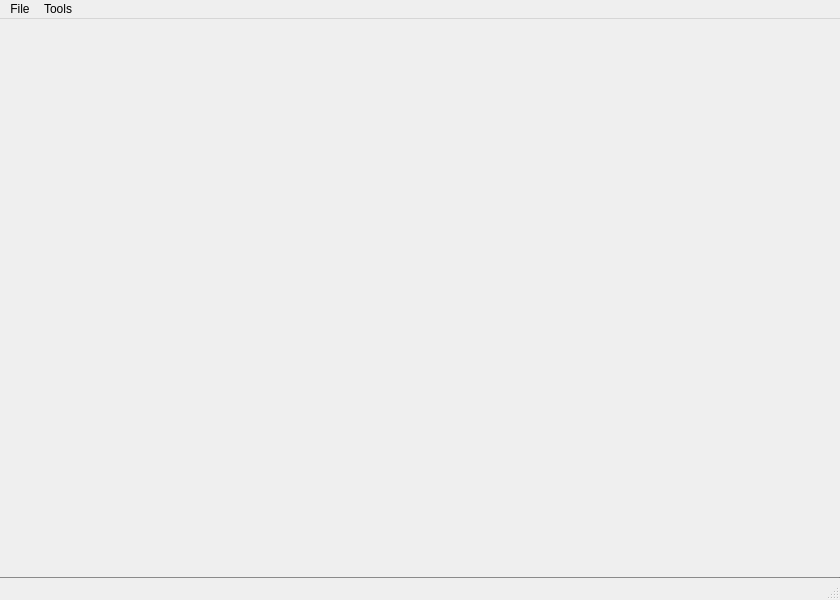
<?xml version="1.0" encoding="UTF-8"?>
<ui version="4.0">
 <class>MainWindow</class>
 <widget class="QMainWindow" name="MainWindow">
  <property name="geometry">
   <rect>
    <x>0</x>
    <y>0</y>
    <width>840</width>
    <height>600</height>
   </rect>
  </property>
  <property name="windowTitle">
   <string>MediaPlayer</string>
  </property>
  <widget class="QWidget" name="centralwidget">
   <layout class="QVBoxLayout" name="verticalLayout">
    <property name="spacing">
     <number>0</number>
    </property>
    <property name="leftMargin">
     <number>0</number>
    </property>
    <property name="topMargin">
     <number>0</number>
    </property>
    <property name="rightMargin">
     <number>0</number>
    </property>
    <property name="bottomMargin">
     <number>0</number>
    </property>
    <item>
     <widget class="QWidget" name="contentWidget" native="true"/>
    </item>
    <item>
     <widget class="QFrame" name="debugSeparator">
      <property name="minimumSize">
       <size>
        <width>0</width>
        <height>1</height>
       </size>
      </property>
      <property name="maximumSize">
       <size>
        <width>16777215</width>
        <height>1</height>
       </size>
      </property>
      <property name="styleSheet">
       <string notr="true">background-color: rgb(120, 120, 120);</string>
      </property>
      <property name="frameShape">
       <enum>QFrame::Shape::HLine</enum>
      </property>
      <property name="frameShadow">
       <enum>QFrame::Shadow::Sunken</enum>
      </property>
     </widget>
    </item>
    <item>
     <widget class="QWidget" name="debugPanelContainer" native="true">
      <property name="minimumSize">
       <size>
        <width>0</width>
        <height>0</height>
       </size>
      </property>
      <property name="maximumSize">
       <size>
        <width>16777215</width>
        <height>0</height>
       </size>
      </property>
     </widget>
    </item>
   </layout>
  </widget>
  <widget class="QMenuBar" name="menubar">
   <property name="geometry">
    <rect>
     <x>0</x>
     <y>0</y>
     <width>840</width>
     <height>30</height>
    </rect>
   </property>
   <widget class="QMenu" name="menu">
    <property name="title">
     <string>File</string>
    </property>
    <addaction name="actionOpen"/>
   </widget>
   <widget class="QMenu" name="menu_2">
    <property name="title">
     <string>Tools</string>
    </property>
    <addaction name="actionDebug"/>
   </widget>
   <addaction name="menu"/>
   <addaction name="menu_2"/>
  </widget>
  <widget class="QStatusBar" name="statusbar"/>
  <action name="actionOpen">
   <property name="text">
    <string>Open</string>
   </property>
  </action>
  <action name="actionDebug">
   <property name="text">
    <string>DebugWindow</string>
   </property>
  </action>
 </widget>
 <resources/>
 <connections/>
</ui>
